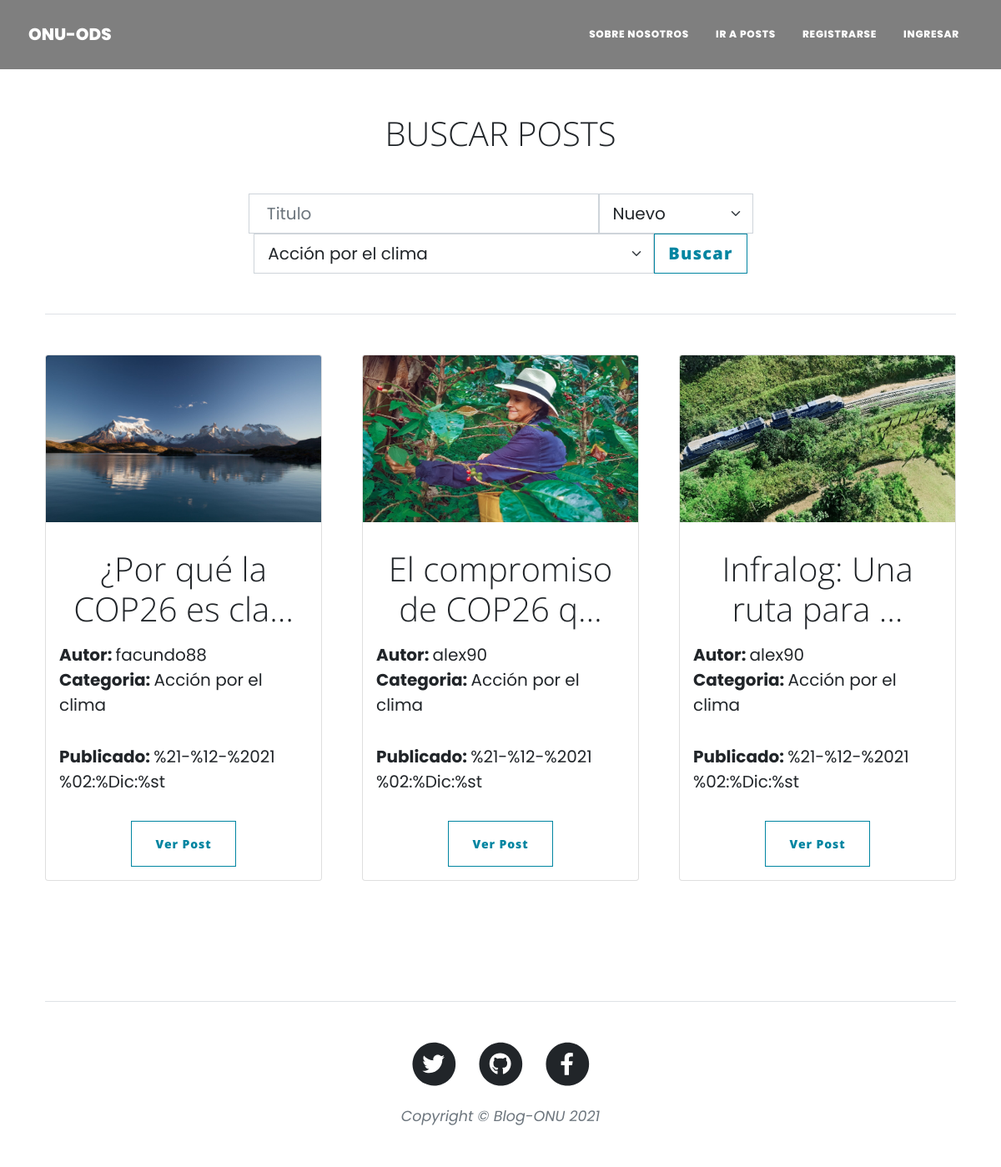
The app's page /posts/?titulo=&orden=nuevo&categoria=13 with its own data.
### apps/post/models.py (models this page shows, shortened)
class Post(models.Model):
    titulo = models.CharField(max_length=300)
    contenido = models.TextField(max_length=10000)
    imagen = models.ImageField(upload_to="post/", null = True)
    autor = models.ForeignKey(User, on_delete = models.CASCADE, default=1)
    fecha_creado = models.DateTimeField(auto_now_add=True, null=True)
    fecha_modificado = models.DateTimeField(auto_now=True)
    categoria = models.ForeignKey(Categoria, on_delete = models.SET_NULL, null=True)
    permitir_comentarios = models.BooleanField(default = True)

class Categoria(models.Model):
    titulo = models.CharField(max_length=45)
    def __str__(self):
        return self.titulo

### apps/post/views.py (the view)
# urls.py: path('posts/', views.listar_posts, name = 'listar_posts'),
def listar_posts(request):
    search_form = BusquedaPost(request.GET or None)
    if search_form.is_valid():
        filtro_titulo = request.GET.get("titulo", "")
        orden_post = request.GET.get("orden", None)
        param_categorias = request.GET.get("categoria")
        posts = Post.objects.filter(titulo__icontains = filtro_titulo)
        if param_categorias:
            posts = posts.filter(categoria__id = param_categorias)  # era categoria__id__in y no funcionaba
        if orden_post == "titulo":
            posts= posts.order_by("titulo")
        elif orden_post == "comentarios":
            lista = []
            for post in posts:
                if post.cant_comentarios() > 0:
                    lista.append(post.id)
            posts= posts.filter(id__in = lista)         #filtra los posts que tienen comentarios
        elif orden_post == "antiguo":
            posts= posts.order_by("fecha_creado")
        elif orden_post == "nuevo":
            posts= posts.order_by("-fecha_creado")
    else:
        posts = Post.objects.all()
    paginator = Paginator(posts, 3)
    num_pagina = request.GET.get('page')
    pagina_actual = paginator.get_page(num_pagina)
    contexto = {"search_form":search_form,
                'posts': pagina_actual,
                }
    template = "post/listar_posts.html"
    return render(request, template ,contexto)

### apps/post/forms.py
class BusquedaPost(forms.Form):
    titulo = forms.CharField(max_length=30, required = False)
    ORDER_OPCIONES = (
        ("titulo", "Titulo"),
        ("comentarios", "Comentarios"),
        ("Fecha",(
            ("antiguo", "Antiguo"),
            ("nuevo", "Nuevo"))
        ))
    orden = forms.ChoiceField(choices=ORDER_OPCIONES, widget=forms.Select, required = False, initial="titulo")
    categoria = forms.ModelChoiceField(queryset=Categoria.objects.all(), widget=forms.Select, required = False, empty_label="Seleccionar categoria")
    def __init__(self, *args, **kwargs):
        super(BusquedaPost, self).__init__(*args, **kwargs)
        self.fields["titulo"].widget.attrs.update({'class':'form-control form-control-lg', 'placeholder':' Titulo', 'type':'text'})
        self.fields["orden"].widget.attrs.update({'select class':'form-select form-select-lg'})
        self.fields["categoria"].widget.attrs.update({ 'select class':'form-select form-select-lg'})

### apps/post/templates/post/listar_posts.html (shortened to what this page needs)
{% extends 'index.html' %}
{% block contenido %}
<br>
<br>
<br>
<br>
<div class="container px-4 px-lg-">
    <div class="row gx-4 gx-lg-5 justify-content-center">
        <div class="text-center">
            <h1 class="display-6 my-3" >BUSCAR POSTS</h1>
            <form method = "GET" action="">
                <div class="container mt-5">
                    <ul class="nav justify-content-center">
                        <li class="nav-item" aria-label=".form-control-lg example">
                            {{search_form.titulo}}
                        </li>
                        <li class="nav-item">
                            <div class="btn-group">
                                <div class="text-center">
                                    {{search_form.orden}}
                                </div>
                            </div>
                        </li>
                        <li class="nav-item">
                            <div class="btn-group">
                                <div class="text-center">
                                    {{search_form.categoria}}
                                </div>
                            </div>
                        </li>
                        <li class="nav-item">
                            <input class="btn btn-outline-primary dropdown-toggle btn-lg" type='submit' value="Buscar">
                        </li>
                    </ul>
                </div>
            </form>
            <hr class="my-5" />
        </div>
        {% for post in posts %}
        <div class="col-sm-6 col-md-4">
            <div class="card">
                {% if post.imagen.url == 'media/imagen' %}
                    {% load static %}
                {% else %}
                    <a href="{%url 'ver_post' post.id%}"><img src="{{post.imagen.url}}" class="card-img-top" height="200px" alt="{{post.titulo}}"></a>
                {% endif %}
                <div class="card-body">
                    <div class="text-center">
                        <h3 class="display-6 my-3">{{ post.titulo | truncatechars:25 }}</h3>
                    </div>
                    <h7><b>Autor: </b><a href="{%url 'perfil' post.autor.id %}">{{ post.autor }}</a></h7><br>
                    <h7><b>Categoria: </b><a href="/posts/?titulo=&orden=nuevo&categoria={{post.categoria.id}}">{{post.categoria}}</a></h7><br>
                    <p><b>Publicado: </b> {{post.fecha_creado}}</p>
                    <div class="text-center">
                        <a href="{%url 'ver_post' post.id%}" class="btn btn-outline-primary">Ver Post</a>
                    </div>
                </div>
            </div>
        </div>
        {% endfor %}
        <div class="mt-5">
{% endblock contenido %}

### records on screen
Post: imagen (picture), titulo "¿Por qué la COP26 es cla…", autor "facundo88", categoria "Acción por el clima", fecha_creado "%21-%12-%2021 %02:%Dic:%st"
Post: imagen (picture), titulo "El compromiso de COP26 q…", autor "alex90", categoria "Acción por el clima", fecha_creado "%21-%12-%2021 %02:%Dic:%st"
Post: imagen (picture), titulo "Infralog: Una ruta para …", autor "alex90", categoria "Acción por el clima", fecha_creado "%21-%12-%2021 %02:%Dic:%st"
